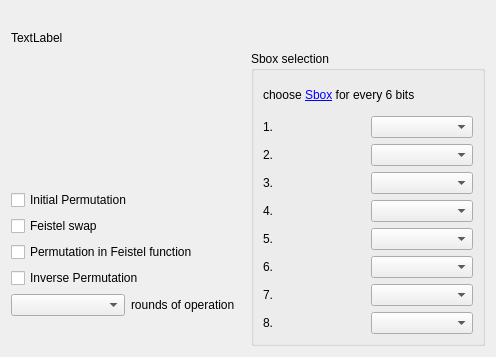
<?xml version="1.0" encoding="UTF-8"?>
<ui version="4.0">
 <class>F_Function</class>
 <widget class="QWizardPage" name="F_Function">
  <property name="geometry">
   <rect>
    <x>0</x>
    <y>0</y>
    <width>496</width>
    <height>357</height>
   </rect>
  </property>
  <property name="windowTitle">
   <string>WizardPage</string>
  </property>
  <layout class="QVBoxLayout" name="verticalLayout_3">
   <item>
    <widget class="QLabel" name="title">
     <property name="text">
      <string/>
     </property>
    </widget>
   </item>
   <item>
    <widget class="QLabel" name="description">
     <property name="text">
      <string>TextLabel</string>
     </property>
    </widget>
   </item>
   <item>
    <layout class="QHBoxLayout" name="horizontalLayout_10">
     <item>
      <layout class="QVBoxLayout" name="verticalLayout_2">
       <property name="bottomMargin">
        <number>30</number>
       </property>
       <item>
        <spacer name="verticalSpacer">
         <property name="orientation">
          <enum>Qt::Vertical</enum>
         </property>
         <property name="sizeHint" stdset="0">
          <size>
           <width>20</width>
           <height>38</height>
          </size>
         </property>
        </spacer>
       </item>
       <item>
        <widget class="QCheckBox" name="check_IP">
         <property name="toolTip">
          <string>&lt;html&gt;&lt;head/&gt;&lt;body&gt;&lt;p&gt;Rearrange on the 64 bits into a specific order&lt;/p&gt;&lt;/body&gt;&lt;/html&gt;</string>
         </property>
         <property name="text">
          <string>Initial Permutation</string>
         </property>
        </widget>
       </item>
       <item>
        <widget class="QCheckBox" name="check_swap">
         <property name="toolTip">
          <string>&lt;html&gt;&lt;head/&gt;&lt;body&gt;&lt;p&gt;Swapping L with R&lt;/p&gt;&lt;/body&gt;&lt;/html&gt;</string>
         </property>
         <property name="text">
          <string>Feistel swap</string>
         </property>
        </widget>
       </item>
       <item>
        <widget class="QCheckBox" name="check_permutarion">
         <property name="toolTip">
          <string>&lt;html&gt;&lt;head/&gt;&lt;body&gt;&lt;p&gt;Rearrange the 32 bits output from the Sbox to a specific order&lt;/p&gt;&lt;/body&gt;&lt;/html&gt;</string>
         </property>
         <property name="text">
          <string>Permutation in Feistel function</string>
         </property>
        </widget>
       </item>
       <item>
        <widget class="QCheckBox" name="check_inverse_IP">
         <property name="toolTip">
          <string>&lt;html&gt;&lt;head/&gt;&lt;body&gt;&lt;p&gt;Rearrage  the 64 bits into the inverse of the initial permutation&lt;/p&gt;&lt;/body&gt;&lt;/html&gt;</string>
         </property>
         <property name="text">
          <string>Inverse Permutation</string>
         </property>
        </widget>
       </item>
       <item>
        <layout class="QHBoxLayout" name="horizontalLayout_9">
         <item>
          <widget class="QComboBox" name="num_rounds">
           <property name="toolTip">
            <string>&lt;html&gt;&lt;head/&gt;&lt;body&gt;&lt;p&gt;select how many Feistel network swap&lt;/p&gt;&lt;/body&gt;&lt;/html&gt;</string>
           </property>
          </widget>
         </item>
         <item>
          <widget class="QLabel" name="label">
           <property name="text">
            <string>rounds of operation</string>
           </property>
          </widget>
         </item>
        </layout>
       </item>
      </layout>
     </item>
     <item>
      <widget class="QGroupBox" name="groupBox">
       <property name="title">
        <string>Sbox selection</string>
       </property>
       <layout class="QVBoxLayout" name="verticalLayout_4">
        <item>
         <widget class="QLabel" name="label_2">
          <property name="text">
           <string>choose &lt;a href=&quot;http://en.wikipedia.org/wiki/DES_supplementary_material#Substitution_boxes_.28S-boxes.29&quot;&gt;Sbox&lt;/a&gt; for every 6 bits</string>
          </property>
          <property name="openExternalLinks">
           <bool>true</bool>
          </property>
         </widget>
        </item>
        <item>
         <layout class="QVBoxLayout" name="verticalLayout">
          <item>
           <layout class="QHBoxLayout" name="horizontalLayout">
            <item>
             <widget class="QLabel" name="label_3">
              <property name="text">
               <string>1.</string>
              </property>
             </widget>
            </item>
            <item>
             <widget class="QComboBox" name="S1"/>
            </item>
           </layout>
          </item>
          <item>
           <layout class="QHBoxLayout" name="horizontalLayout_2">
            <item>
             <widget class="QLabel" name="label_4">
              <property name="text">
               <string>2.</string>
              </property>
             </widget>
            </item>
            <item>
             <widget class="QComboBox" name="S2"/>
            </item>
           </layout>
          </item>
          <item>
           <layout class="QHBoxLayout" name="horizontalLayout_3">
            <item>
             <widget class="QLabel" name="label_5">
              <property name="text">
               <string>3.</string>
              </property>
             </widget>
            </item>
            <item>
             <widget class="QComboBox" name="S3"/>
            </item>
           </layout>
          </item>
          <item>
           <layout class="QHBoxLayout" name="horizontalLayout_4">
            <item>
             <widget class="QLabel" name="label_6">
              <property name="text">
               <string>4.</string>
              </property>
             </widget>
            </item>
            <item>
             <widget class="QComboBox" name="S4"/>
            </item>
           </layout>
          </item>
          <item>
           <layout class="QHBoxLayout" name="horizontalLayout_5">
            <item>
             <widget class="QLabel" name="label_7">
              <property name="text">
               <string>5.</string>
              </property>
             </widget>
            </item>
            <item>
             <widget class="QComboBox" name="S5"/>
            </item>
           </layout>
          </item>
          <item>
           <layout class="QHBoxLayout" name="horizontalLayout_6">
            <item>
             <widget class="QLabel" name="label_8">
              <property name="text">
               <string>6.</string>
              </property>
             </widget>
            </item>
            <item>
             <widget class="QComboBox" name="S6"/>
            </item>
           </layout>
          </item>
          <item>
           <layout class="QHBoxLayout" name="horizontalLayout_7">
            <item>
             <widget class="QLabel" name="label_9">
              <property name="text">
               <string>7.</string>
              </property>
             </widget>
            </item>
            <item>
             <widget class="QComboBox" name="S7"/>
            </item>
           </layout>
          </item>
          <item>
           <layout class="QHBoxLayout" name="horizontalLayout_8">
            <item>
             <widget class="QLabel" name="label_10">
              <property name="text">
               <string>8.</string>
              </property>
             </widget>
            </item>
            <item>
             <widget class="QComboBox" name="S8"/>
            </item>
           </layout>
          </item>
         </layout>
        </item>
       </layout>
      </widget>
     </item>
    </layout>
   </item>
  </layout>
 </widget>
 <resources/>
 <connections/>
</ui>
